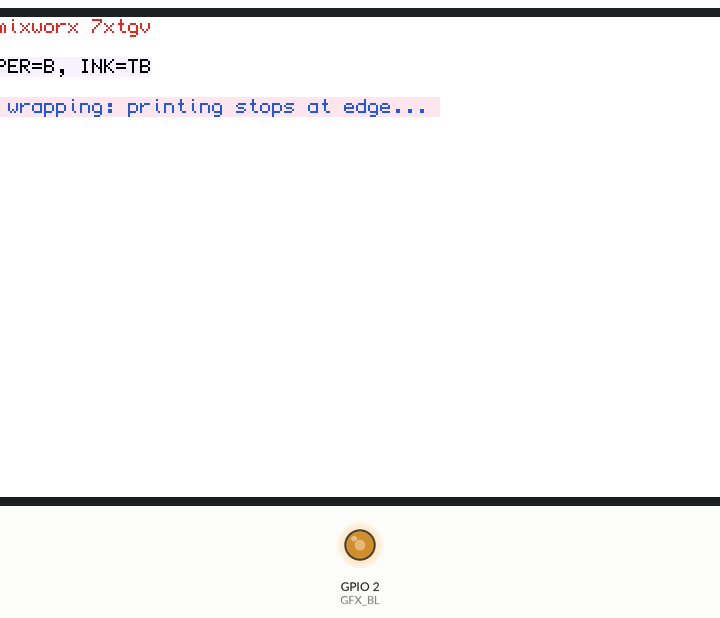
Bench run of a sketch on a simulated ESP32-S3. Shown: 800×480 colour display, output pins drawn as LEDs (lit = HIGH). What the sketch prints to the serial monitor is not drawn.

Above: at 1.7 s.
At 5.1 s:
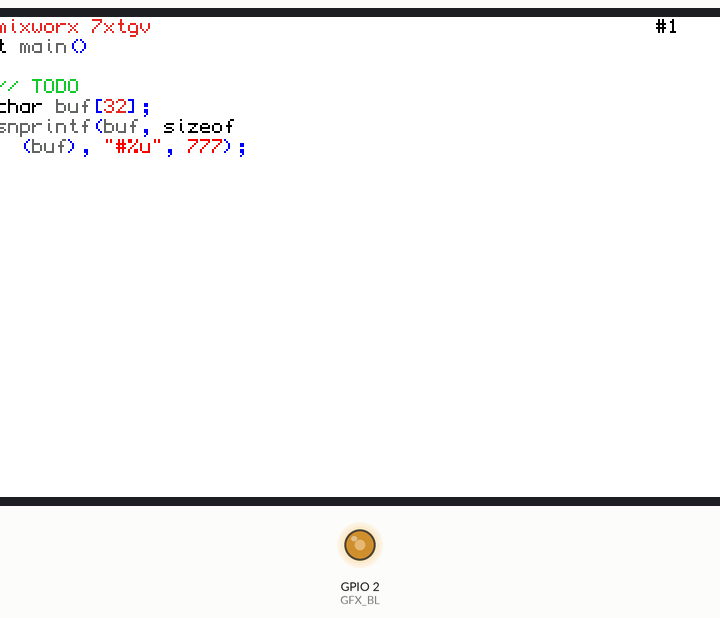

The sketch:

7xtgv-demo-code.ino
```cpp
//Arduino_GFX with board/display specific setup
#include "gfxsetup.h"
#include "7xtgv-palette.h"

// ===========================
// CONFIG
// ===========================

//7xtgv SCREEN OFFSET in px
#define GFX_OFS_X 0
#define GFX_OFS_Y 0

// QL font cell in pixels
#define CELL_W 6
#define CELL_H 10

// Integer pixel-zoom factor for the whole text grid.
// The 2.0-inch 320x240 panel is readable with 2x cells:
// 1 = native 6x10 cells at 52x24; 2 = 12x20 cells at 26x12.
// 3/4 also supported (grid dimensions are floored).
#ifndef SCR_ZOOM
#define SCR_ZOOM 2
#endif

#if (SCR_ZOOM < 1) || (SCR_ZOOM > 4)
#error "SCR_ZOOM must be 1..4"
#endif

// Effective pixel dimensions of one rendered cell
#define CELL_WZ (CELL_W * SCR_ZOOM)
#define CELL_HZ (CELL_H * SCR_ZOOM)

// The active display profile in gfxsetup.h supplies its native character grid.
// Keep these fallbacks for standalone builds that do not define a profile.
#ifndef SCR_COLS
#define SCR_COLS 52
#endif
#ifndef SCR_ROWS
#define SCR_ROWS 24
#endif

// Logical text grid dimensions after zooming
#define TXT_COLS (SCR_COLS / SCR_ZOOM)
#define TXT_ROWS (SCR_ROWS / SCR_ZOOM)


// ===========================
// Compat wrapper (Arduino_GFX only here)
// ===========================
class GfxCompat
{
public:
  explicit GfxCompat(Arduino_GFX* g) : _g(g) {}
  void beginWrite() { _g->startWrite(); }
  void endWrite()   { _g->endWrite(); _g->flush(); }
  void blit565(int16_t x, int16_t y, int16_t w, int16_t h, const uint16_t* pixels)
  {
    _g->draw16bitRGBBitmap(x + GFX_OFS_X, y + GFX_OFS_Y, (uint16_t*)pixels, w, h);
  }
  int16_t width() const { return _g->width(); }
  int16_t height() const { return _g->height(); }
private:
  Arduino_GFX* _g;
};

static GfxCompat* gxp = nullptr;


// ===========================
// 7xtgv-ish RAM
// ===========================
static constexpr uint16_t CELL_PIXELS = (uint16_t)CELL_WZ * (uint16_t)CELL_HZ;
static uint16_t cellBuf[CELL_PIXELS];

// Your palette LUT (256 entries) – for theming/gamma later.
// For now we only populate the few indices we use.
static uint16_t palette256[256];

// Screen RAM
static uint8_t paperRAM[TXT_ROWS * TXT_COLS]; // paper glyph code (0..255)
static uint8_t charRAM[TXT_ROWS * TXT_COLS];  // ink glyph code   (0..255)
static uint8_t attrRAM[TXT_ROWS * TXT_COLS];  // GGPPIIII: glyphset, paper color, ink color


// ===========================
// Color helpers + palette indices
// ===========================
static inline uint16_t rgb565(uint8_t r, uint8_t g, uint8_t b)
{
  return (uint16_t)(((r >> 3) << 11) | ((g >> 2) << 5) | (b >> 3));
}
static inline uint16_t rgb565(mixworx::RGB c) { return rgb565(c.r, c.g, c.b); }

// Reserve some palette slots for key theme colors.
// (You can later remap these indices however you like.)
enum : uint8_t
{
  PAL_DEEPBLACK = 0,

  // Paper colors (4)
  PAL_PAPER_WHITE  = 1,
  PAL_PAPER_PRED   = 2,
  PAL_PAPER_PGREEN = 3,
  PAL_PAPER_PBLUE  = 4,

  // Ink colors (16)
  PAL_INK_GRAY        = 16,
  PAL_INK_DARKGRAY    = 24,
  PAL_INK_RED         = 17,
  PAL_INK_DARKRED     = 25,
  PAL_INK_GREEN       = 18,
  PAL_INK_DARKGREEN   = 26,
  PAL_INK_BLUE        = 19,
  PAL_INK_DARKBLUE    = 27,
  PAL_INK_SILVER      = 20,
  PAL_INK_DARKSILVER  = 28,
  PAL_INK_CYAN        = 21,
  PAL_INK_DARKCYAN    = 29,
  PAL_INK_MAGENTA     = 22,
  PAL_INK_DARKMAGENTA = 30,
  PAL_INK_YELLOW      = 23,
  PAL_INK_DARKYELLOW  = 31,
};

static void initPalette256()
{
  // Default everything to deep black for now.
  for (int i = 0; i < 256; i++) palette256[i] = 0x0000;

  // Deep black
  palette256[PAL_DEEPBLACK] = 0x0000;

  // Paper palette: BRIGHT WHITE + pastel R/G/B
  palette256[PAL_PAPER_WHITE]  = rgb565(mixworx::Paper[0]);
  palette256[PAL_PAPER_PRED]   = rgb565(mixworx::Paper[1]);
  palette256[PAL_PAPER_PGREEN] = rgb565(mixworx::Paper[2]);
  palette256[PAL_PAPER_PBLUE]  = rgb565(mixworx::Paper[3]);

  // Ink palette: 8 chromas × 2 luminances + extra grays (as you described)
  // “GRAY / DARKGRAY”
  for (uint8_t i = 0; i < 16; i++) palette256[16 + i] = rgb565(mixworx::Ink[i]);

  // RED / DARKRED
  palette256[PAL_INK_RED]     = rgb565(255,   0,   0);
  palette256[PAL_INK_DARKRED] = rgb565(231,  37,  37);

  // GREEN / DARKGREEN
  palette256[PAL_INK_GREEN]     = rgb565(  0, 242,   0);
  palette256[PAL_INK_DARKGREEN] = rgb565( 21, 200,  47);

  // BLUE / DARKBLUE
  palette256[PAL_INK_BLUE]     = rgb565(  0,   0, 255);
  palette256[PAL_INK_DARKBLUE] = rgb565( 37,  89, 221);

  // SILVER / DARKSILVER (treat silver as lighter gray)
  palette256[PAL_INK_SILVER]     = rgb565(230, 230, 230);
  palette256[PAL_INK_DARKSILVER] = rgb565(215, 215, 215);

  // CYAN / DARKCYAN
  palette256[PAL_INK_CYAN]     = rgb565( 76, 242, 242);
  palette256[PAL_INK_DARKCYAN] = rgb565(  0, 184, 194);

  // MAGENTA / DARKMAGENTA
  palette256[PAL_INK_MAGENTA]     = rgb565(255,  80, 255);
  palette256[PAL_INK_DARKMAGENTA] = rgb565(205,  47, 189);

  // YELLOW / DARKYELLOW
  palette256[PAL_INK_YELLOW]     = rgb565(230, 230,  50);
  palette256[PAL_INK_DARKYELLOW] = rgb565(200, 194,   0);

}

static inline uint8_t paperPalIndexFrom2(uint8_t p2)
{
  switch (p2 & 3) {
    default:
    case 0: return PAL_PAPER_WHITE;
    case 1: return PAL_PAPER_PRED;
    case 2: return PAL_PAPER_PGREEN;
    case 3: return PAL_PAPER_PBLUE;
  }
}

static inline uint8_t inkPalIndexFrom4(uint8_t i4)
{

  switch (i4 & 0x0F) {
    default:
    case  0: return PAL_INK_GRAY;
    case  8: return PAL_INK_DARKGRAY;
    case  1: return PAL_INK_RED;
    case  9: return PAL_INK_DARKRED;
    case  2: return PAL_INK_GREEN;
    case  10: return PAL_INK_DARKGREEN;
    case  3: return PAL_INK_BLUE;
    case  11: return PAL_INK_DARKBLUE;
    case  4: return PAL_INK_SILVER;
    case  12: return PAL_INK_DARKSILVER;
    case 5: return PAL_INK_CYAN;
    case 13: return PAL_INK_DARKCYAN;
    case 6: return PAL_INK_MAGENTA;
    case 14: return PAL_INK_DARKMAGENTA;
    case 7: return PAL_INK_YELLOW;
    case 15: return PAL_INK_DARKYELLOW;

  }
}


// ================+==========================
// 7xtgv (QL mixworx "*/\afrs") 6x10 font data
// ===========================================
static uint8_t maskForCellW() { return (uint8_t)(0xFFu << (8 - CELL_W)); }
#include "7xtgv-QL-font.h"


// ===========================
// Cell compositor
// ===========================
//
// Composition order:
//   1) fill cellBuf with deep black
//   2) inverted PAPER glyph (from paperRAM, with paper color)
//   3) normal  INK  glyph (from charRAM,  with ink color)
//
// Inversion: if glyph bit=0 -> draw paper color; if glyph bit=1 -> leave as-is (black or later ink)
//
static void composeCell565(uint8_t glyphset2, uint8_t paperGlyph, uint8_t inkGlyph,
                           uint8_t paper2, uint8_t ink4)
{
  const uint16_t deepBlack = palette256[PAL_DEEPBLACK];
  const uint16_t paper565  = palette256[paperPalIndexFrom2(paper2)];
  const uint16_t ink565    = palette256[inkPalIndexFrom4(ink4)];
  const uint8_t gs = (uint8_t)(glyphset2 & 0x03);
  const uint8_t wmask = maskForCellW();

  // 1) deep black
  for (uint16_t i = 0; i < CELL_PIXELS; i++) cellBuf[i] = deepBlack;

  // 2) inverted paper glyph
  // If bit is 0 -> paint paper color
  {
    for (uint8_t y = 0; y < CELL_H; y++) {
      uint8_t bits = (uint8_t)(font1bpp[gs][paperGlyph][y] & wmask);
      for (uint8_t x = 0; x < CELL_W; x++) {
        uint8_t m = (uint8_t)(1u << (7 - x));
        if ((bits & m) == 0) {
          // write zoomed pixel block
          const uint16_t y0 = (uint16_t)y * (uint16_t)SCR_ZOOM;
          const uint16_t x0 = (uint16_t)x * (uint16_t)SCR_ZOOM;
          for (uint8_t zy = 0; zy < SCR_ZOOM; zy++) {
            uint16_t* row = cellBuf + (y0 + zy) * (uint16_t)CELL_WZ + x0;
            for (uint8_t zx = 0; zx < SCR_ZOOM; zx++) row[zx] = paper565;
          }
        }
      }
    }
  }

  // 3) ink glyph (normal)
  // If bit is 1 -> paint ink color
  {
    for (uint8_t y = 0; y < CELL_H; y++) {
      uint8_t bits = (uint8_t)(font1bpp[gs][inkGlyph][y] & wmask);
      for (uint8_t x = 0; x < CELL_W; x++) {
        uint8_t m = (uint8_t)(1u << (7 - x));
        if (bits & m) {
          // write zoomed pixel block
          const uint16_t y0 = (uint16_t)y * (uint16_t)SCR_ZOOM;
          const uint16_t x0 = (uint16_t)x * (uint16_t)SCR_ZOOM;
          for (uint8_t zy = 0; zy < SCR_ZOOM; zy++) {
            uint16_t* row = cellBuf + (y0 + zy) * (uint16_t)CELL_WZ + x0;
            for (uint8_t zx = 0; zx < SCR_ZOOM; zx++) row[zx] = ink565;
          }
        }
      }
    }
  }
}

static void renderFullScreen(GfxCompat& g) {
  g.beginWrite();
  for (int cy = 0; cy < TXT_ROWS; cy++) {
    for (int cx = 0; cx < TXT_COLS; cx++) {
      const int idx = cy * TXT_COLS + cx;

      uint8_t attr      = attrRAM[idx];
      uint8_t glyphset2 = (uint8_t)((attr >> 6) & 0x03);
      uint8_t paper2    = (uint8_t)((attr >> 4) & 0x03);
      uint8_t ink4      = (uint8_t)(attr & 0x0F);

      uint8_t paperGlyph = paperRAM[idx]; // IMPORTANT: paper is glyph index now
      uint8_t inkGlyph   = charRAM[idx];

      composeCell565(glyphset2, paperGlyph, inkGlyph, paper2, ink4);

      int16_t px = (int16_t)(cx * CELL_WZ);
      int16_t py = (int16_t)(cy * CELL_HZ);
      g.blit565(px, py, CELL_WZ, CELL_HZ, cellBuf);
    }
  }
  g.endWrite();
}


// ===========================
// Demo setup content
// ===========================
static inline void setCell(int cx, int cy, uint8_t paperGlyph, uint8_t inkGlyph,
                           uint8_t glyphset2, uint8_t paper2, uint8_t ink4)
{
  if ((unsigned)cx >= TXT_COLS || (unsigned)cy >= TXT_ROWS) return;
  int idx = cy * TXT_COLS + cx;
  paperRAM[idx] = paperGlyph;
  charRAM[idx]  = inkGlyph;
  attrRAM[idx]  = (uint8_t)(((glyphset2 & 3) << 6) | ((paper2 & 3) << 4) | (ink4 & 0x0F));
}

static void initScreenRAM()
{
  // Default: paper glyph = space, ink glyph = space, attributes some defaults
  for (int i = 0; i < TXT_ROWS * TXT_COLS; i++)
  {
    paperRAM[i] = 0x20;  // paper glyph (inverted) - if your real font makes space empty, inversion will paint all paper.
    charRAM[i]  = 0x20;  // ink glyph
    attrRAM[i]  = 0;     // ink GRAY, paper WHITE, gs 0   //(uint8_t)((0 << 6) | (0 << 4) | 1); // glyphset0, paper0, ink=DARKGRAY (index 8)
  }

//   // Fill the rest with varying attributes to prove mapping
//   int ch = 32;
//   for (int y = 1; y < TXT_ROWS; y++)
//   {
//     for (int x = 0; x < TXT_COLS; x++)
//     {
//       uint8_t gs = 0; //(uint8_t)((x >> 4) & 3);
//       uint8_t p2 = (uint8_t)(y & 3);
//       uint8_t i4 = (uint8_t)(x & 0x0F);

//       uint8_t paperGlyph = 0x20;                // space -> inversion paints paper across cell (good “paper fill”)
//       uint8_t inkGlyph   = ch; ch++; if (ch==128) ch=32;

//       setCell(x, y, paperGlyph, inkGlyph, gs, p2, i4);
//     }
//   }
}


// ===========================
// Minimal "QL-ish" compat API
// ===========================
// Methods requested:
//   paper(n) : 0..3
//   ink(n)   : 0..15
//   at(x,y)
//   cls()
//   print(s) : no wrapping; stops at right/bottom edge
//
class QLCompat
{
public:
  void font(uint8_t n)  { _font = (uint8_t)(n & 3); }
  void paper(uint8_t n) { _paper = (uint8_t)(n & 3); }
  void ink(uint8_t n)   { _ink   = (uint8_t)(n & 0x0F); }

  void at(uint8_t x, uint8_t y)
  {
    _cx = (uint8_t)((x < TXT_COLS) ? x : (TXT_COLS - 1));
    _cy = (uint8_t)((y < TXT_ROWS) ? y : (TXT_ROWS - 1));
  }

  void cls()
  {
    for (int i = 0; i < TXT_ROWS * TXT_COLS; i++)
    {
      paperRAM[i] = 0x20;
      charRAM[i]  = 0x20;
      attrRAM[i]  = (uint8_t)((_font << 6) | ((_paper & 3u) << 4) | (_ink & 0x0Fu));
    }
    _cx = 0;
    _cy = 0;
  }

  void print(const char* s)
  {
    if (!s) return;
    while (*s)
    {
      // Stop at screen edge (no wrap for now)
      if (_cy >= TXT_ROWS) break;
      if (_cx >= TXT_COLS) break;

      uint8_t c = (uint8_t)(*s++);

      // Basic control chars
      if (c == '\r') { _cx = 0; continue; }
      if (c == '\n') { _cx = 0; _cy++; continue; }

      const int idx = (int)_cy * (int)TXT_COLS + (int)_cx;
      paperRAM[idx] = 0x20; // space -> inversion paints paper fill
      charRAM[idx]  = c;
      attrRAM[idx]  = (uint8_t)((_font << 6) | ((_paper & 3u) << 4) | (_ink & 0x0Fu));

      _cx++;
    }
  }

  // Optional helpers (handy for demos)
  uint8_t curX() const { return _cx; }
  uint8_t curY() const { return _cy; }

private:
  uint8_t _font  = 0;
  uint8_t _paper = 0;
  uint8_t _ink   = 0;
  uint8_t _cx    = 0;
  uint8_t _cy    = 0;
};

static QLCompat ql;

// 7xtgv colors are devoted to "mixworx semantic syntax coloring"
// - expected VT52 style control in terminal mode for CP/M, FUZIX ...

enum PaperColor {
    P_W = 0,   // White (bright)
    P_R = 1,   // Red   (very light/pastel) - MARKER CURSOR
    P_G = 2,   // Green (very light/pastel) - MARKER CURSOR
    P_B = 3    // Blue  (very light/pastel) - MARKER CURSOR
};

enum InkColor {
    I_T  = 0,   // Text Grey - (visibly lighter)
    I_TB = 8,   // Text Bold - Dark Grey (actually DEEP BLACK)

    I_R  = 1,   // Red
    I_RB = 9,   // Dark/Bold Red

    I_G  = 2,  // Green
    I_GB = 10,  // Dark/Bold Green

    I_B  = 3,   // Blue
    I_BB = 11,   // Dark/Bold Blue

    I_S  = 4,   // Silver Grey (very light)
    I_SB  = 12,  // Dark/Bold Silver

    I_C  = 5,  // Cyan
    I_CB = 13,  // Dark/Bold Cyan

    I_M  = 6,  // Magenta
    I_MB = 14,  // Dark/Bold Magenta

    I_Y  = 7,  // Yellow
    I_YB = 15   // Dark/Bold Yellow
};


// ===========================
// Arduino setup/loop
// ===========================
static uint32_t frameNo = 0;

void setup()
{
  GFX_DEVICE_INIT();

#ifdef GFX_BL
  // pinMode(GFX_BL, OUTPUT);
  // digitalWrite(GFX_BL, HIGH);

  pinMode(GFX_BL, OUTPUT);
  analogWrite(GFX_BL, 150); /* 0-255 */
#endif

  Serial.begin(115200);
  delay(50);
  Serial.setDebugOutput(true);
  //while(!Serial);
  Serial.println("Arduino_GFX + compat - mixworx 7xtgv compositor example");

  initPalette256();
  initScreenRAM();

  //delay(2000);

  // Init Display
  if (!GFX_BEGIN_OK())
  {
    Serial.println("gfx->begin() failed!");
  }

  // gfx->fillScreen(0xFFFF); //WHITE
  gfx->fillScreen(0x0000); //BLACK

  gxp = new GfxCompat(gfx);


  // ---- QL-ish compat API demo content ----

  ql.font(0);
  ql.paper(P_W);
  ql.cls();

  // initial Lyra demo
  ql.ink(I_RB);
  ql.at(1, 0);
  ql.print("  mixworx 7xtgv");

  ql.paper(I_B);
  ql.ink(I_TB);
  ql.at(1, 2);
  ql.print("PAPER=B, INK=TB");

  ql.paper(P_R);
  ql.ink(I_BB);
  ql.at(1, 4);
  ql.print("No wrapping: printing stops at edge... ");

  renderFullScreen(*gxp);

  delay(3000);

  // custom mixwor text of syntax coloring "C"
  ql.paper(P_W);
  ql.cls();

  ql.at(1, 0);
  ql.ink(I_RB); ql.print("  mixworx 7xtgv");

  ql.at(1,1);
  ql.ink(I_TB); ql.print("int ");
  ql.ink(I_T); ql.print("main"); ql.ink(I_B); ql.print("()");

  ql.at(1,2);
  ql.ink(I_B); ql.print("{");

  ql.at(3,3);
  ql.ink(I_GB); ql.print("// TODO");

  ql.at(3,4);
  ql.ink(I_TB); ql.print("char ");
  ql.ink(I_T);  ql.print("buf");
  ql.ink(I_B);  ql.print("[");
  ql.ink(I_RB);  ql.print("32");
  ql.ink(I_B);  ql.print("];");

  ql.at(3,5);
  ql.ink(I_T);  ql.print("snprintf");
  ql.ink(I_B);  ql.print("(");
  ql.ink(I_T);  ql.print("buf");
  ql.ink(I_B);  ql.print(", ");
  ql.ink(I_TB); ql.print("sizeof");
  ql.at(5,6);
  ql.ink(I_B);  ql.print("(");
  ql.ink(I_T);  ql.print("buf");
  ql.ink(I_B);  ql.print("), ");
  ql.ink(I_R);  ql.print("\"#%lu\"");
  ql.ink(I_B);  ql.print(", ");
  ql.ink(I_R);  ql.print("777");
  ql.ink(I_B);  ql.print("); ");

  ql.at(1,7);
  ql.ink(I_B);
  ql.print("}");


  // mixworx printcln - auto syntax-coloring and indentation of "C-like" language (ASLIX in future)
  // - design of ASLIX expects SIMPLE rules, there is NO COMPLEX PARSER, just line-by-line, asm-style ...
  // - even ";" semicolons can be finally ommited, or will NOT be there ...
  // - crucial is to have as simple as possible MAPPING for AI LLM to be able to TRANSPILE simple things on the fly ...

  // this is only PRIMITIVE proposal of such code-printing command/semantics ...
  // but as writing code for VMEX/ASLIX is MAIN purpose of "vmexterm", everything need to play in concert here...

  // //todo
  // ql.println(""); //new line, so y++ but continue at currX - so maintain current indentation level !!!

  // //todo
  // ql.printcln(); //new line, so y++ but continue at currX - so maintain current indentation level  !!!

  // ql.printcln("€Tint €tmain€b()");  //explicit cloring by €x (x="tTrRgGbBsScCmMyY")

  // ql.printcln("int main()");  //auto semantic "C-like" syntax coloring (set of keywords, punctuation, delimiters, numeric+string lietrals)
  // ql.printcln("{");           //auto BLUE { + indent
  //   ql.printcln("// todo");   //auto GREEN //...
  // ql.printcln("}");           //auto unindent + BLUE }

}

void loop() {
  frameNo++;

  // Animated counter, top-right, with changing ink.
  char buf[32];
  snprintf(buf, sizeof(buf), "#%lu", (unsigned long)frameNo);
  ql.paper(0);
  ql.ink((uint8_t)(((frameNo >> 1) & 7) | 8));
  ql.at((uint8_t)((TXT_COLS > 8) ? (TXT_COLS - 8) : 0), 0);
  ql.print("        "); // clear old
  ql.at((uint8_t)((TXT_COLS > 8) ? (TXT_COLS - 8) : 0), 0);
  ql.print(buf);

  renderFullScreen(*gxp);

  // Remove delay when benchmarking
  //delay(50);
}
```

7xtgv-palette.h
```cpp
#pragma once

#include <stdint.h>

// Shared 7xtgv TEXT-mode palette. Entries are RGB888 so every display
// backend can apply its own framebuffer conversion and gamma handling.
namespace mixworx {
struct RGB {
  uint8_t r, g, b;
};

static constexpr RGB Paper[4] = {
  {255, 255, 255}, {255, 230, 235}, {205, 255, 205}, {240, 240, 255},
};

// Low three bits select hue; bit 3 selects the emphasis companion.
static constexpr RGB Ink[16] = {
    {100, 100, 100}, // normal gray
    {255, 0, 0},     // normal red
    {0, 242, 0},     // normal green
    {0, 0, 255},     // normal blue
    {230, 230, 230}, // normal silver
    {76, 242, 242},  // normal cyan
    {255, 80, 255},  // normal magenta
    {230, 230, 50},  // normal yellow
    {0, 0, 0},       // dark gray / black
    {231, 37, 37},   // dark red
    {21, 200, 47},   // dark green
    {37, 89, 221},   // dark blue
    {215, 215, 215}, // dark silver
    {0, 184, 194},   // dark cyan
    {205, 47, 189},  // dark magenta
    {200, 194, 0},   // dark yellow
};
} // namespace mixworx
```

Source omitted: 7xtgv-QL-font.h (88376 bytes), gfxsetup.h (18137 bytes)

Measured:
- what the display in image 0 shows lasts 3.3 s, from 1.7 s to 5.0 s
